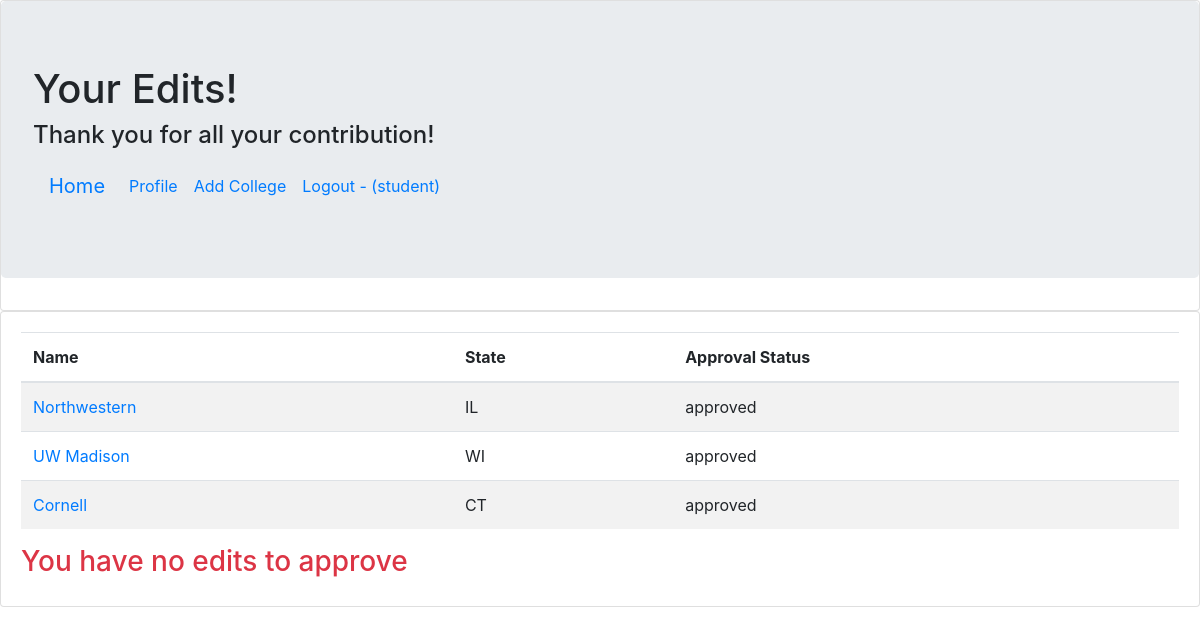
Page /userEdits.php (signed in) on the committed database.
### tables this page shows
CREATE TABLE `college_CI` (
  `id` int NOT NULL AUTO_INCREMENT,
  `name` varchar(50) NOT NULL,
  `city_location` varchar(50) NOT NULL,
  `state_location` varchar(2) NOT NULL,
  `average_act` int NOT NULL,
  `average_tuition` int NOT NULL,
  `pros` longtext NOT NULL,
  `cons` longtext NOT NULL,
  `user_id` int NOT NULL,
  `approved` char(1) NOT NULL DEFAULT 'F',
  PRIMARY KEY (`id`),
  KEY `user_id` (`user_id`),
  CONSTRAINT `college_CI_ibfk_1` FOREIGN KEY (`user_id`) REFERENCES `user_CI` (`id`)
);

### userEdits.php (the view, shortened to what this page needs)
<!DOCTYPE html>
<html>
  <head>
    <link rel="stylesheet"
          href="https://cdn.jsdelivr.net/npm/bootstrap@4.6.0/dist/css/bootstrap.min.css"
>
  </head>
  <header>
    <div class="card">
      <div class="jumbotron">
        <h1>Your Edits!</h1>
        <h4>Thank you for all your contribution!</h4>
        <nav class="navbar navbar-expand-lg">
          <a class="navbar-brand" href="index.php">Home</a>
          <div class="collapse navbar-collapse"
               id="navbarSupportedContent">
            <ul class="navbar-nav mr-auto">
        <?php
          if (!isset($_SESSION['user_id'])) {
        ?>
              <li class="nav-item active">
                <a class="nav-link" href="signup.php">Sign Up <span class="sr-only">(current)</span></a>
              </li>
              <li>
                <a class="nav-link" href="login.php">Login</a>
              </li>
        <?php
          }
          elseif (isset($_SESSION['user_id'])) {
        ?>
              <li>
                <a class="nav-link" href="userProfile.php">Profile</a>
              </li>
              <li>
                <a class="nav-link" href="addCollege.php">Add College</a>
              </li>
              <li>
                <a class="nav-link" href="logout.php">Logout - (<?= $_SESSION['user_name'] ?>)</a>
              </li>
        <?php
          }
        ?>
            </ul>
          </div>
        </nav>
      </div>
    </div>
  </header>
  <body>
    <div class="card">
      <div class="card-body">
        <?php
        if (isset($_SESSION['user_id'])):
            $user_id = $_SESSION['user_id'];
            $dbc = mysqli_connect(DB_HOST, DB_USER, DB_PASSWORD, DB_NAME)
                    or trigger_error('Error connecting to MySQL server for ' . DB_NAME, E_USER_ERROR);
            $query = "SELECT * FROM college_CI WHERE user_id = $user_id";
            $result = mysqli_query($dbc, $query)
                            or trigger_error('Error querying database ' . DB_NAME, E_USER_ERROR);
            if (mysqli_num_rows($result) > 0) {
            ?>
            <table class="table table-striped table-hover">
              <thead>
                <tr>
                  <th scope="col">Name</th>
                  <th scope="col">State</th>
                  <th scope="col">Approval Status</th>
                </tr>
              </thead>
            <tbody>
            <?php
              while($row = mysqli_fetch_assoc($result)) {
                  if ($row['approved'] == 'T') {
                    $status = "approved";
                  }
                  else {
                      $status = "pending";
                  }
                  echo "<tr><td><a href='collegeProfile.php?id=" . $row['id'] . "'>" . $row['name'] . "</a></td>"
                          . "<td>" . $row['state_location'] . "</td>"
                          . "<td>". $status . "</td></tr>";
              }
            }
            else {
                ?><h3 class="text-danger">You have not made any edits</h3><?php
            }
            ?>
              </tbody>
            </table>
            <?php
            if ($_SESSION['access'] == 'admin') {
                $dbc = mysqli_connect(DB_HOST, DB_USER, DB_PASSWORD, DB_NAME)
                or trigger_error('Error connecting to MySQL Database: ' . DB_NAME, E_USER_ERROR);
                $query = "SELECT * FROM college_CI WHERE approved = 'F'";
                $result = mysqli_query($dbc, $query)
                    or trigger_error('Error querying to Database: ' . DB_NAME, E_USER_ERROR);
                if (mysqli_num_rows($result) > 0) {
            ?>
                <table class="table table-striped table-hover">
                  <thead>
                    <tr>
                      <th scope="col">Name</th>
                      <th scope="col">State</th>
                      <th scope="col">Approve</th>
                      <th scope="col">Destroy</th>
                    </tr>
                  </thead>
                <tbody>
            <?php
                    while($row = mysqli_fetch_assoc($result)) {
                        ?><form method="POST"
                          action="<?= $_SERVER['PHP_SELF'] ?>"><?php
                        echo "<tr><td><a href='collegeProfile.php?id=" . $row['id'] . "'>"
                              . $row['name'] . "</a></td>"
                              . "<td>" . $row['state_location'] . "</td>"
                              . "<td><button class='btn btn-success' type='submit'
                                        name='accept'>Accept</button>
                                 <td><button class='btn btn-danger' type='submit'
                                        name='deny'>Deny</button>
                                 <input type='hidden' name='id' value='" . $row['id'] . "'></tr>";
                        ?></form><?php
                    }
                    if (isset($_POST['deny'], $_POST['id'])) {
                        require_once('dbconnection.php');
                        $id = $_POST['id'];
                        $dbc = mysqli_connect(DB_HOST, DB_USER, DB_PASSWORD, DB_NAME)
                            or trigger_error('Error connecting to MySQL server for ' . DB_NAME, E_USER_ERROR);
                        $query = "DELETE FROM college_CI WHERE id = '$id'";
                        $result = mysqli_query($dbc, $query)
                            or trigger_error('Error querying database ' . DB_NAME, E_USER_ERROR);
                    }
                    if (isset($_POST['accept'], $_POST['id'])) {
                        $id = $_POST['id'];
                        $dbc = mysqli_connect(DB_HOST, DB_USER, DB_PASSWORD, DB_NAME)
                            or trigger_error('Error connecting to MySQL server for ' . DB_NAME, E_USER_ERROR);
                        $query = "UPDATE college_CI SET approved = 'T' WHERE id = '$id'";
                        $result = mysqli_query($dbc, $query)
                            or trigger_error('Error querying database ' . DB_NAME, E_USER_ERROR);
                    }
                }
                else {
                    ?><h3 class="text-danger">You have no edits to approve</h3><?php
                }
            }
        ?>
        <?php
        endif;
        ?>
      </div>
    </div>
  </body>
</html>

### rows in the picture
college_ci: name "Northwestern", state_location "IL", approved "approved"
college_ci: name "UW Madison", state_location "WI", approved "approved"
college_ci: name "Cornell", state_location "CT", approved "approved"

### other values in the picture
$_SESSION['user_name'] "student"
